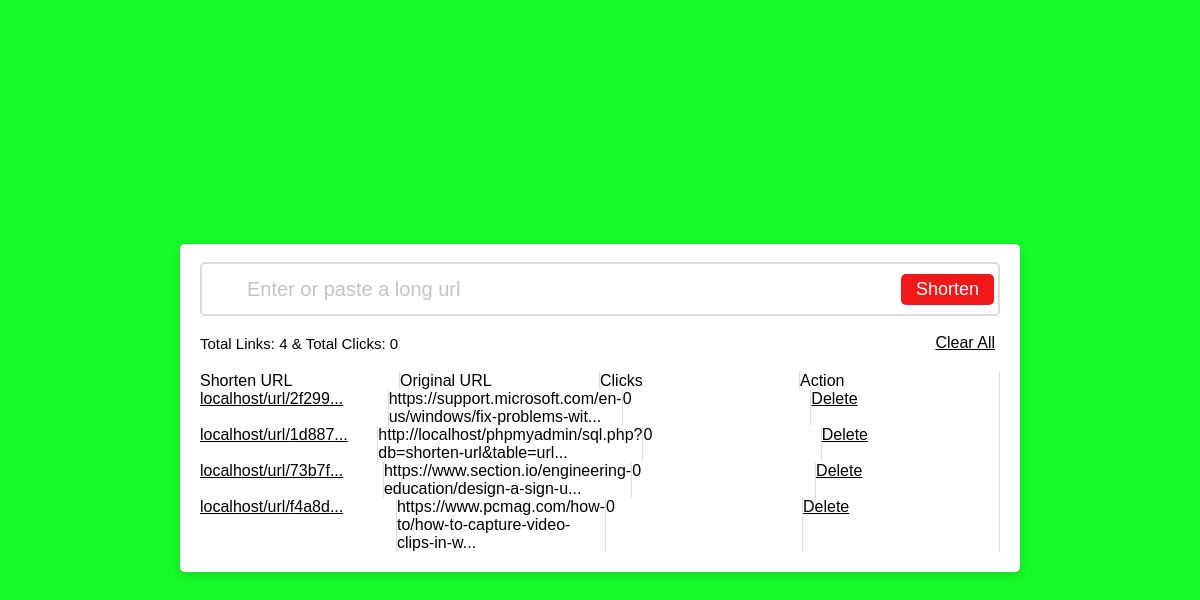
/shorten-url/index.php, run on the app's committed database.
### tables this page shows
CREATE TABLE IF NOT EXISTS `url` (
  `id` int(20) NOT NULL AUTO_INCREMENT,
  `short_url` varchar(150) NOT NULL,
  `original_url` varchar(500) NOT NULL,
  `clicks` varchar(20) NOT NULL,
  PRIMARY KEY (`id`)
);

### shorten-url/php/connect.php (called while the page is built, shortened)
<?php
$domain = "localhost/url/";
?>

### shorten-url/index.php (the view, shortened to what this page needs)
<?php
  include "php/connect.php";
?>
<!DOCTYPE html>
<html lang="en">
<head>
  <link rel="stylesheet" href="style.css">
</head>
<body>
  <div class="wrapper">
    <form action="#" autocomplete="off">
      <input type="text" spellcheck="false" name="original_url" placeholder="Enter or paste a long url" required>
      <button>Shorten</button>
    </form>
    <?php
      $sql2 = mysqli_query($conn, "SELECT * FROM url ORDER BY id DESC");
      if(mysqli_num_rows($sql2) > 0){;
        ?>
          <div class="statistics">
            <?php
              $sql3 = mysqli_query($conn, "SELECT COUNT(*) FROM url");
              $res = mysqli_fetch_assoc($sql3);
              $sql4 = mysqli_query($conn, "SELECT clicks FROM url");
              $total = 0;
              while($count = mysqli_fetch_assoc($sql4)){
                $total = $count['clicks'] + $total;
              }
            ?>
            <span>Total Links: <span><?php echo end($res) ?></span> & Total Clicks: <span><?php echo $total ?></span></span>
            <a href="php/delete.php?delete=all">Clear All</a>
        </div>
        <div class="url-area">
          <div class="title">
            <li>Shorten URL</li>
            <li>Original URL</li>
            <li>Clicks</li>
            <li>Action</li>
          </div>
          <?php
            while($row = mysqli_fetch_assoc($sql2)){
              ?>
                <div class="data">
                <li>
                  <a href="<?php echo $domain.$row['short_url'] ?>" target="_blank">
                  <?php
                    if($domain.strlen($row['short_url']) > 50){
                      echo $domain.substr($row['short_url'], 0, 50) . '...';
                    }else{
                      echo $domain.$row['short_url'];
                    }
                  ?>
                  </a>
                </li>
                <li>
                  <?php
                    if(strlen($row['original_url']) > 60){
                      echo substr($row['original_url'], 0, 60) . '...';
                    }else{
                      echo $row['original_url'];
                    }
                  ?>
                </li>
                <li><?php echo $row['clicks'] ?></li>
                <li><a href="php/delete.php?id=<?php echo $row['short_url'] ?>">Delete</a></li>
              </div>
              <?php
            }
          ?>
      </div>
        <?php
      }
    ?>
  </div>
</body>
</html>

### shorten-url/style.css (style rules this page uses)
body { font-family: sans-serif; display: flex; align-items: center; justify-content: center; min-height: 100vh; background: #16f829; padding: 0 10px; }
.wrapper { background: #fff; padding: 20px; width: 800px; border-radius: 5px; box-shadow: 0px 5px 10px rgba(0,0,0,0.1); }
.wrapper form { height: 50px; width: 100%; display: flex; position: relative; align-items: center; }
form input { height: 100%; width: 100%; outline: none; padding: 0 120px 0 45px; font-size: 20px; caret-color: #20B2AA; border: 2px solid #ddd; border-radius: 5px; transition: all 0.1s ease; }
form input::placeholder { color: #c4c4c4; }
form button { position: absolute; right: 6px; padding: 5px 15px; font-size: 18px; border-radius: 5px; border: none; outline: none; background: #f01818; color: #fff; cursor: pointer; transition: all 0.3s ease; }
.wrapper a { color: #000; }
.wrapper .statistics { margin: 20px 0; display: flex; padding-right: 5px; align-items: center; justify-content: space-between; }
.statistics span { font-size: 15px; }
.statistics span span { font-weight: 500; }
.url-area :is(.title, .data) { display: flex; width: 100%; justify-content: space-between; }
.url-area li { width: 100%; list-style: none; border-right: 1px solid #ddd; }

### data on the page
url: short_url "2f299", original_url "https://support.microsoft.com/en-us/windows/fix-problems-wit", clicks "0"
url: short_url "1d887", original_url "http://localhost/phpmyadmin/sql.php?db=shorten-url&table=url", clicks "0"
url: short_url "73b7f", original_url "https://www.section.io/engineering-education/design-a-sign-u", clicks "0"
url: short_url "f4a8d", original_url "https://www.pcmag.com/how-to/how-to-capture-video-clips-in-w", clicks "0"

### other printed values
end($res) "4"
$total "0"
